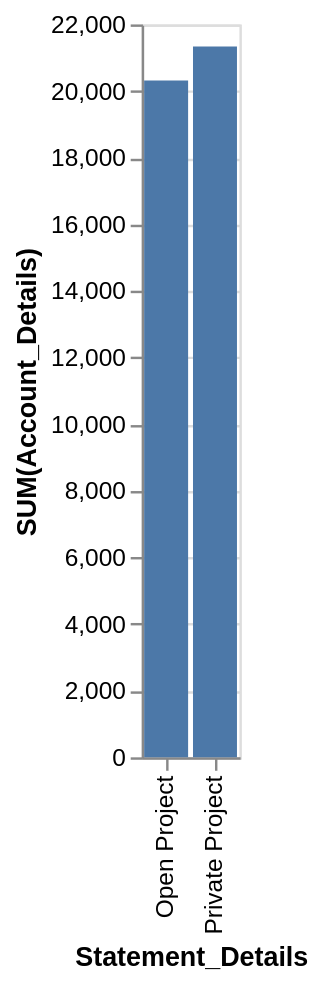

Vega-Lite specification for this chart:
### Vega-Lite specification from a JSON file in a GitHub repository (floating-point values rounded to 4 significant figures)
{"data": {"values": [{"x_data": "Open Project", "y_data": 20316}, {"x_data": "Private Project", "y_data": 21335}]}, "mark": "bar", "encoding": {"x": {"field": "x_data", "type": "nominal", "title": "Statement_Details", "sort": "ascending"}, "y": {"field": "y_data", "type": "quantitative", "title": "SUM(Account_Details)"}}}
